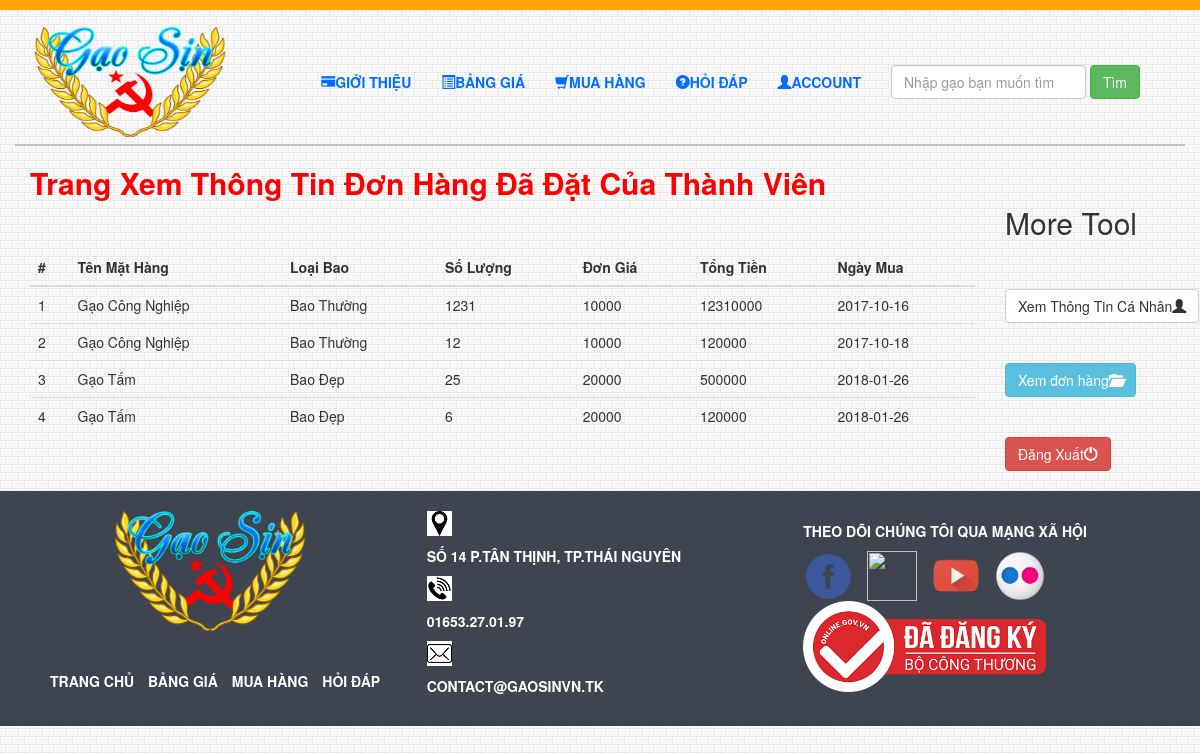
/cart-user.php (signed in), run on the app's committed database.
### tables this page shows
CREATE TABLE `thanhtoan` (
  `id_tt` int(11) NOT NULL,
  `tensp_tt` varchar(100) NOT NULL,
  `bao_tt` varchar(50) NOT NULL,
  `solg_tt` int(11) NOT NULL,
  `dg_tt` int(11) NOT NULL,
  `sum_tt` int(11) NOT NULL,
  `comment_tt` text NOT NULL,
  `diachi_tt` text NOT NULL,
  `sdt_tt` varchar(11) NOT NULL,
  `ngmua_tt` varchar(100) NOT NULL,
  `ngaymua_tt` date NOT NULL
);

### cart-user.php (the view, shortened to what this page needs)
<!DOCTYPE html>
<html lang="en">
<head>
	<link href="css/bootstrap.min.css" rel="stylesheet">
	<link rel="stylesheet" href="css/webstyle.css">
	<link rel="stylesheet" href="css/font-awesome.css">
</head>
<body>
	<?php
	include "includes/header.php"
	?>
	<?php require_once("includes/connection.php"); ?>
	<?php
		$name = $_SESSION["fullname"];
		$sql = "SELECT * FROM thanhtoan WHERE ngmua_tt = '$name'";
		$query = mysqli_query($conn,$sql);
	 ?>
	<main class="container">
		<div class="row">
			<div class="col-md-10">
				<h2 style="color: red; font-weight: bold">Trang Xem Thông Tin Đơn Hàng Đã Đặt Của Thành Viên</h2><br><br>
				<table class="table table-hover">
					<thead>
						<tr>
							<th>#</th>
							<th>Tên Mặt Hàng</th>
							<th>Loại Bao</th>
							<th>Số Lượng</th>
							<th>Đơn Giá</th>
							<th>Tổng Tiền</th>
							<th>Ngày Mua</th>
						</tr>
					</thead>
					<tbody>
						<?php
						$i = 1;
						while ( $data = mysqli_fetch_array($query) )
							{
						?>
						<tr>
							<td><?php echo $i ?></td>
							<td><?php echo $data["tensp_tt"] ?></td>
							<td><?php echo $data["bao_tt"] ?></td>
							<td><?php echo $data["solg_tt"] ?></td>
							<td><?php echo $data["dg_tt"] ?></td>
							<td><?php echo $data["sum_tt"] ?></td>
							<td><?php echo $data["ngaymua_tt"] ?></td>
						</tr>
						<?php
						$i++;
					}
				 ?>
					</tbody>
				</table>
			</div>
			<div class="col-md-2">
				<?php
					include "includes/menu-mem.php"
				 ?>
			</div>
		</div>
	</main>
	<?php
	include "includes/footer.php"
	?>
</body>
</html>

### css/webstyle.css (style rules this page uses)
body { background-repeat: repeat; background-image: url('../img/bg.png'); background-position: top center; background-attachment: fixed; }

### data on the page
thanhtoan: tensp_tt "Gạo Công Nghiệp", bao_tt "Bao Thường", solg_tt "1231", dg_tt "10000", sum_tt "12310000", ngaymua_tt "2017-10-16"
thanhtoan: tensp_tt "Gạo Công Nghiệp", bao_tt "Bao Thường", solg_tt "12", dg_tt "10000", sum_tt "120000", ngaymua_tt "2017-10-18"
thanhtoan: tensp_tt "Gạo Tấm", bao_tt "Bao Đẹp", solg_tt "25", dg_tt "20000", sum_tt "500000", ngaymua_tt "2018-01-26"
thanhtoan: tensp_tt "Gạo Tấm", bao_tt "Bao Đẹp", solg_tt "6", dg_tt "20000", sum_tt "120000", ngaymua_tt "2018-01-26"
